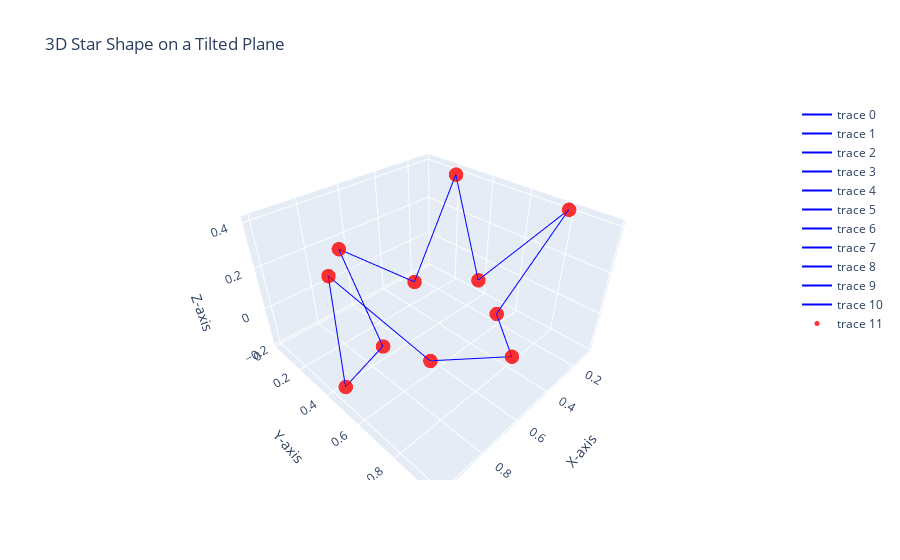

Notebook code cell kept with this figure:
### Code cell
print_boundary_dirichlet(path=csv_dir + boundary_csv)

### Figure 1 — Plotly figure (JSON) as saved in the notebook; plotly's stock layout.template omitted (floating-point values rounded to 4 significant figures)
{"data": [{"line": {"color": "blue", "width": 2}, "mode": "lines", "type": "scatter3d", "x": [1, 0.7023], "y": [0.5, 0.6469], "z": [0.388, -0.07628]}, {"line": {"color": "blue", "width": 2}, "mode": "lines", "type": "scatter3d", "x": [0.7023, 0.6545], "y": [0.6469, 0.9755], "z": [-0.07628, 0.1345]}, {"line": {"color": "blue", "width": 2}, "mode": "lines", "type": "scatter3d", "x": [0.6545, 0.4227], "y": [0.9755, 0.7378], "z": [0.1345, 0.04975]}, {"line": {"color": "blue", "width": 2}, "mode": "lines", "type": "scatter3d", "x": [0.4227, 0.09549], "y": [0.7378, 0.7939], "z": [0.04975, 0.4074]}, {"line": {"color": "blue", "width": 2}, "mode": "lines", "type": "scatter3d", "x": [0.09549, 0.25], "y": [0.7939, 0.5], "z": [0.4074, 0.0141]}, {"line": {"color": "blue", "width": 2}, "mode": "lines", "type": "scatter3d", "x": [0.25, 0.09549], "y": [0.5, 0.2061], "z": [0.0141, 0.3872]}, {"line": {"color": "blue", "width": 2}, "mode": "lines", "type": "scatter3d", "x": [0.09549, 0.4227], "y": [0.2061, 0.2622], "z": [0.3872, -0.02636]}, {"line": {"color": "blue", "width": 2}, "mode": "lines", "type": "scatter3d", "x": [0.4227, 0.6545], "y": [0.2622, 0.02447], "z": [-0.02636, 0.1466]}, {"line": {"color": "blue", "width": 2}, "mode": "lines", "type": "scatter3d", "x": [0.6545, 0.7023], "y": [0.02447, 0.3531], "z": [0.1466, -0.1901]}, {"line": {"color": "blue", "width": 2}, "mode": "lines", "type": "scatter3d", "x": [0.7023, 1], "y": [0.3531, 0.5], "z": [-0.1901, -0.1062]}, {"line": {"color": "blue", "width": 2}, "mode": "lines", "type": "scatter3d", "x": [1, 1], "y": [0.5, 0.5], "z": [-0.1062, 0.388]}, {"marker": {"color": "red", "opacity": 0.8, "size": 5}, "mode": "markers", "type": "scatter3d", "x": [1, 0.7023, 0.6545, 0.4227, 0.09549, 0.25, 0.09549, 0.4227, 0.6545, 0.7023, 1], "y": [0.5, 0.6469, 0.9755, 0.7378, 0.7939, 0.5, 0.2061, 0.2622, 0.02447, 0.3531, 0.5], "z": [0.388, -0.07628, 0.1345, 0.04975, 0.4074, 0.0141, 0.3872, -0.02636, 0.1466, -0.1901, -0.1062]}], "layout": {"scene": {"xaxis": {"title": {"text": "X-axis"}}, "yaxis": {"title": {"text": "Y-axis"}}, "zaxis": {"title": {"text": "Z-axis"}}}, "title": {"text": "3D Star Shape on a Tilted Plane"}}}
